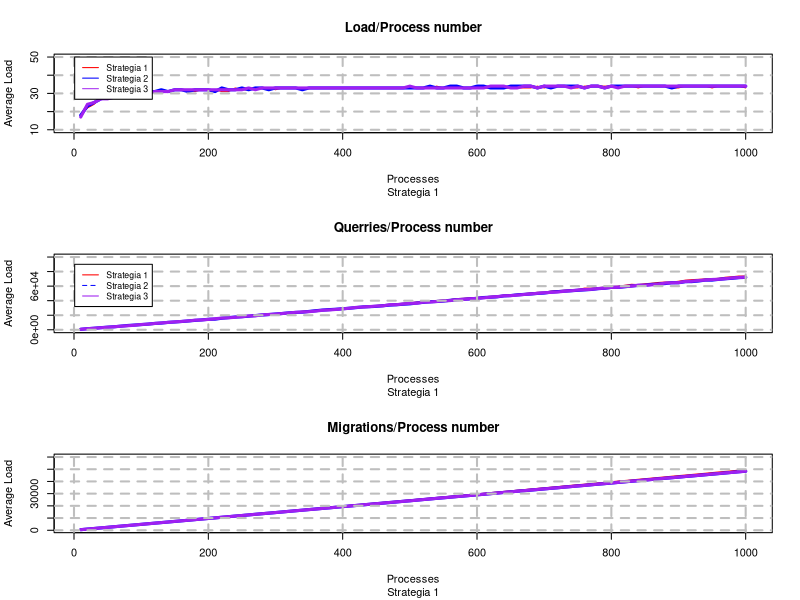

Write the R code that produced this figure.
setwd("C:/Users/kubec/Downloads/SO_3-master/SystemyOperacyjneZadanie5/src/main/java/Backend/DataSets")
par(mfrow=c(3,1))

#KOLEJNE
data1  <- read.csv("Strategia1-processesFrom10to1000.csv", header = TRUE, sep = ',')
data2  <- read.csv("Strategia2-processesFrom10to1000.csv", header = TRUE, sep = ',')
data3  <- read.csv("Strategia3-processesFrom10to1000.csv", header = TRUE, sep = ',')

data1  <- data1[-1,]
data2  <- data2[-1,]
data3  <- data3[-1,]

#PROCESSES FROM 10 TO 1000 - avg load

x1   <- seq(10, 1000, by=10)
y1    <- data1$Average_Load
x2   <- seq(10, 1000, by=10)
y2    <- data2$Average_Load
x3   <- seq(10, 1000, by=10)
y3    <- data3$Average_Load


plot(x1, y1,ylim = c(10,50),type = "l",col = c("red"),
     main="Load/Process number",sub = "Strategia 1",
     xlab="Processes", ylab="Average Load")
lines(x2, y2,type = "l",col=c("blue"),lwd = 3)
lines(x3, y3,type = "l",col=c("purple"),lwd = 3)
grid(nx = NULL, ny = NULL,
     lty = 2,      # Grid line type
     col = "gray", # Grid line color
     lwd = 2)
legend(1, 50, legend=c("Strategia 1", "Strategia 2", "Strategia 3"),
       col=c("red", "blue","purple"), lty=1, cex=0.8)

#PROCESSES FROM 10 TO 1000 -querries

x1   <- seq(10, 1000, by=10)
y1    <- data1$Querries_Count
x2   <- seq(10, 1000, by=10)
y2    <- data2$Querries_Count
x3   <- seq(10, 1000, by=10)
y3    <- data3$Querries_Count


plot(x1, y1,ylim = c(10,100000),type = "l",col=c("red"),
     main="Querries/Process number",sub = "Strategia 1",
     xlab="Processes", ylab="Average Load")
lines(x2, y2,type = "l",col=c("blue"),lwd = 3)
lines(x3, y3,type = "l",col=c("purple"),lwd = 3)
grid(nx = NULL, ny = NULL,
     lty = 2,      # Grid line type
     col = "gray", # Grid line color
     lwd = 2)
legend(1, 90000, legend=c("Strategia 1", "Strategia 2", "Strategia 3"),
       col=c("red", "blue","purple"), lty=1:2, cex=0.8)

#PROCESSES FROM 10 TO 1000 -querries

x1   <- seq(10, 1000, by=10)
y1    <- data1$Migration_count
x2   <- seq(10, 1000, by=10)
y2    <- data2$Migration_count
x3   <- seq(10, 1000, by=10)
y3    <- data3$Migration_count


plot(x1, y1,ylim = c(400,60000),type = "l",col=c("red"),
     main="Migrations/Process number",sub = "Strategia 1",
     xlab="Processes", ylab="Average Load")
lines(x2, y2,type = "l",col=c("blue"),lwd = 3)
lines(x3, y3,type = "l",col=c("purple"),lwd = 3)
grid(nx = NULL, ny = NULL,
     lty = 2,      # Grid line type
     col = "gray", # Grid line color
     lwd = 2)
legend(1, 100000, legend=c("Strategia 1", "Strategia 2", "Strategia 3"),
       col=c("red", "blue","purple"), lty=1:2, cex=0.8)


